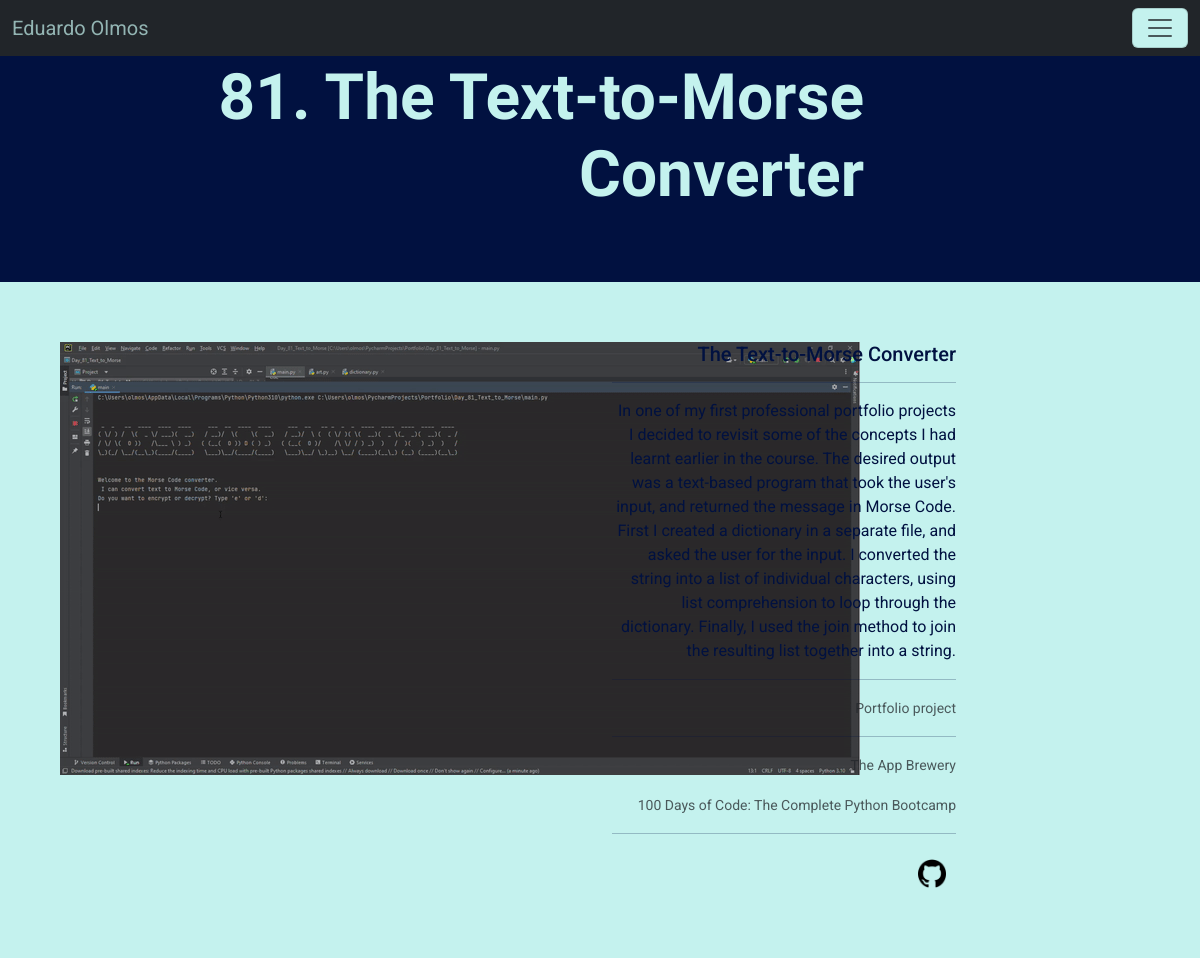
The page /portfolio/1 on the database its author committed.
### main.py (models this page shows, shortened)
class Portfolio(db.Model):
    __tablename__ = "portfolio"
    id = db.Column(db.Integer, primary_key=True)
    name = db.Column(db.String(250), unique=True, nullable=False)
    number = db.Column(db.Integer, unique=True, nullable=False)
    level = db.Column(db.String(250), nullable=False)
    description = db.Column(db.String(250), unique=True, nullable=False)
    github = db.Column(db.String(250), unique=True, nullable=False)
    focus = db.Column(db.String(250))
    c_name = db.Column(db.String(250))
    c_provider = db.Column(db.String(250), nullable=False)
    image_paths = db.Column(db.String(250), nullable=False)
    gif_paths = db.Column(db.String(250))
    misc = db.Column(db.String(500))

### main.py (the view)
@app.route("/portfolio/<int:project>", methods=["POST", "GET"])
def projects(project):
    requested_project = Portfolio.query.get(project)
    return render_template("project-template.html",
                           project=requested_project,
                           year=year
                           )

### templates/project-template.html (shortened to what this page needs)
{% include "nav_menu.html" %}
<body>
    <section id="project-template-header">
        <div class="row">
            <div class="col-9">
                <h1>{{ project.number }}. {{ project.name }}</h1>
            </div>
        </div>
    </section>
    <section id="project-template-body">
        <div class="row">
            <div class="col-12 col-lg-6">
                <div class="project-image-container">
                    <img src="{{ url_for('static', filename='/images/projects/' ~ project.number ~ '/gifs/1.gif') }}">
                </div>
            </div>
            <div class="col-12 col-lg-4">
                <h5 class="card-title">{{ project.name }}</h5>
                <hr>
                <p class="card-text">{{ project.description }}</p>
                <hr>
                <p class="card-text"><small class="text-muted">{{ project.level }} project</small></p>
                <hr>
                <p class="card-text"><small class="text-muted">{{ project.c_provider }}</small></p>
                <p class="card-text"><small class="text-muted">{{ project.c_name }}</small></p>
                <hr>
                <a class="icon-image" aria-current="page" href="{{ project.github }}">
                    <img class="icon-images" src="{{ url_for('static', filename='/img/github.png') }}">
                </a>
            </div>
        </div>
    </section>
</body>

### static/css/styles.css (style rules this page uses)
body { font-family: 'Roboto', sans-serif; }
h1 { font-family: 'Hind Siliguri', sans-serif; font-size: 400%; font-weight: 700; }
a { color: #ACCAF2; text-decoration: none; transition: 1s; opacity: 0.3 transition-timing-function: ease-in-out; }
p { font-weight: 400; }
.icon-images { width: 3rem; padding: 20%; }
.icon-image { display: inline-block; }
#project-template-header { background-color: #011140; color: #C4F2EE; padding: 5%; text-align: right; }
#project-template-body { color: #011140; background-color: #C4F2EE; padding: 5%; text-align: right; }

### rows shown on the page
Portfolio: number "81", name "The Text-to-Morse Converter", description "In one of my first professional portfolio projects I decided to revisit some of the concepts I had learnt earlier in the course. The desired output was a text-based program that took the user's input, and returned the message in Morse Code. First I created a dictionary in a separate file, and asked the user for the input. I converted the string into a list of individual characters, using list comprehension to loop through the dictionary. Finally, I used the join method to join the resulting list together into a string.", level "Portfolio", c_provider "The App Brewery", c_name "100 Days of Code: The Complete Python Bootcamp"
